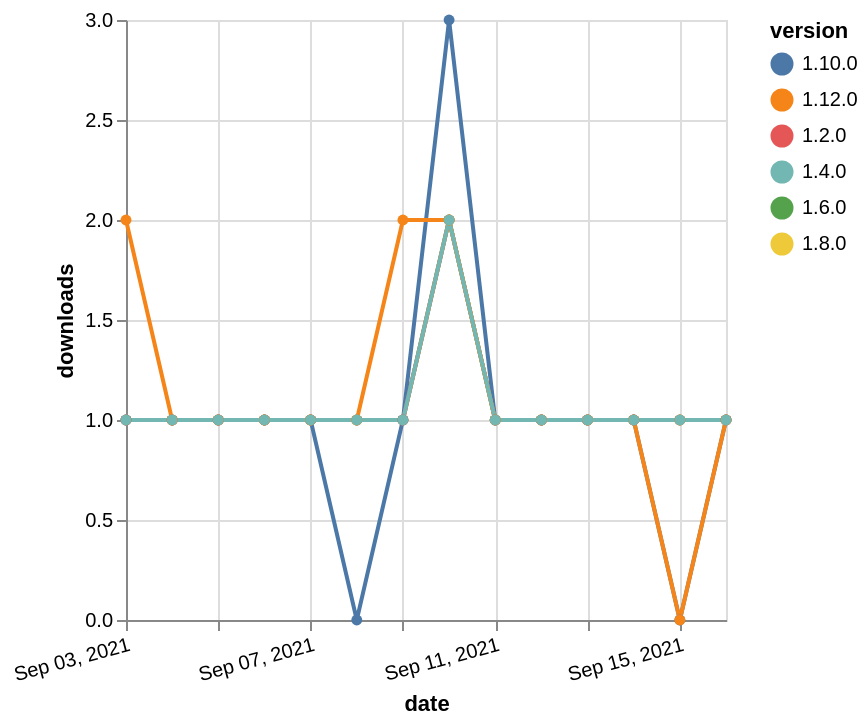

Vega-Lite specification for this chart:
### Vega-Lite specification from a JSON file in a GitHub repository (floating-point values rounded to 4 significant figures)
{"$schema": "https://vega.github.io/schema/vega-lite/v5.json", "description": "A simple bar chart with embedded data.", "data": {"values": [{"date": "2021-09-03", "total": 172, "delta": 1, "version": "1.6.0"}, {"date": "2021-09-04", "total": 173, "delta": 1, "version": "1.6.0"}, {"date": "2021-09-05", "total": 174, "delta": 1, "version": "1.6.0"}, {"date": "2021-09-06", "total": 175, "delta": 1, "version": "1.6.0"}, {"date": "2021-09-07", "total": 176, "delta": 1, "version": "1.6.0"}, {"date": "2021-09-08", "total": 177, "delta": 1, "version": "1.6.0"}, {"date": "2021-09-09", "total": 178, "delta": 1, "version": "1.6.0"}, {"date": "2021-09-10", "total": 180, "delta": 2, "version": "1.6.0"}, {"date": "2021-09-11", "total": 181, "delta": 1, "version": "1.6.0"}, {"date": "2021-09-12", "total": 182, "delta": 1, "version": "1.6.0"}, {"date": "2021-09-13", "total": 183, "delta": 1, "version": "1.6.0"}, {"date": "2021-09-14", "total": 184, "delta": 1, "version": "1.6.0"}, {"date": "2021-09-15", "total": 185, "delta": 1, "version": "1.6.0"}, {"date": "2021-09-16", "total": 186, "delta": 1, "version": "1.6.0"}, {"date": "2021-09-03", "total": 163, "delta": 1, "version": "1.8.0"}, {"date": "2021-09-04", "total": 164, "delta": 1, "version": "1.8.0"}, {"date": "2021-09-05", "total": 165, "delta": 1, "version": "1.8.0"}, {"date": "2021-09-06", "total": 166, "delta": 1, "version": "1.8.0"}, {"date": "2021-09-07", "total": 167, "delta": 1, "version": "1.8.0"}, {"date": "2021-09-08", "total": 168, "delta": 1, "version": "1.8.0"}, {"date": "2021-09-09", "total": 169, "delta": 1, "version": "1.8.0"}, {"date": "2021-09-10", "total": 171, "delta": 2, "version": "1.8.0"}, {"date": "2021-09-11", "total": 172, "delta": 1, "version": "1.8.0"}, {"date": "2021-09-12", "total": 173, "delta": 1, "version": "1.8.0"}, {"date": "2021-09-13", "total": 174, "delta": 1, "version": "1.8.0"}, {"date": "2021-09-14", "total": 175, "delta": 1, "version": "1.8.0"}, {"date": "2021-09-15", "total": 176, "delta": 1, "version": "1.8.0"}, {"date": "2021-09-16", "total": 177, "delta": 1, "version": "1.8.0"}, {"date": "2021-09-03", "total": 188, "delta": 1, "version": "1.10.0"}, {"date": "2021-09-04", "total": 189, "delta": 1, "version": "1.10.0"}, {"date": "2021-09-05", "total": 190, "delta": 1, "version": "1.10.0"}, {"date": "2021-09-06", "total": 191, "delta": 1, "version": "1.10.0"}, {"date": "2021-09-07", "total": 192, "delta": 1, "version": "1.10.0"}, {"date": "2021-09-08", "total": 192, "delta": 0, "version": "1.10.0"}, {"date": "2021-09-09", "total": 193, "delta": 1, "version": "1.10.0"}, {"date": "2021-09-10", "total": 196, "delta": 3, "version": "1.10.0"}, {"date": "2021-09-11", "total": 197, "delta": 1, "version": "1.10.0"}, {"date": "2021-09-12", "total": 198, "delta": 1, "version": "1.10.0"}, {"date": "2021-09-13", "total": 199, "delta": 1, "version": "1.10.0"}, {"date": "2021-09-14", "total": 200, "delta": 1, "version": "1.10.0"}, {"date": "2021-09-15", "total": 200, "delta": 0, "version": "1.10.0"}, {"date": "2021-09-16", "total": 201, "delta": 1, "version": "1.10.0"}, {"date": "2021-09-03", "total": 235, "delta": 1, "version": "1.2.0"}, {"date": "2021-09-04", "total": 236, "delta": 1, "version": "1.2.0"}, {"date": "2021-09-05", "total": 237, "delta": 1, "version": "1.2.0"}, {"date": "2021-09-06", "total": 238, "delta": 1, "version": "1.2.0"}, {"date": "2021-09-07", "total": 239, "delta": 1, "version": "1.2.0"}, {"date": "2021-09-08", "total": 240, "delta": 1, "version": "1.2.0"}, {"date": "2021-09-09", "total": 241, "delta": 1, "version": "1.2.0"}, {"date": "2021-09-10", "total": 243, "delta": 2, "version": "1.2.0"}, {"date": "2021-09-11", "total": 244, "delta": 1, "version": "1.2.0"}, {"date": "2021-09-12", "total": 245, "delta": 1, "version": "1.2.0"}, {"date": "2021-09-13", "total": 246, "delta": 1, "version": "1.2.0"}, {"date": "2021-09-14", "total": 247, "delta": 1, "version": "1.2.0"}, {"date": "2021-09-15", "total": 248, "delta": 1, "version": "1.2.0"}, {"date": "2021-09-16", "total": 249, "delta": 1, "version": "1.2.0"}, {"date": "2021-09-03", "total": 124, "delta": 2, "version": "1.12.0"}, {"date": "2021-09-04", "total": 125, "delta": 1, "version": "1.12.0"}, {"date": "2021-09-05", "total": 126, "delta": 1, "version": "1.12.0"}, {"date": "2021-09-06", "total": 127, "delta": 1, "version": "1.12.0"}, {"date": "2021-09-07", "total": 128, "delta": 1, "version": "1.12.0"}, {"date": "2021-09-08", "total": 129, "delta": 1, "version": "1.12.0"}, {"date": "2021-09-09", "total": 131, "delta": 2, "version": "1.12.0"}, {"date": "2021-09-10", "total": 133, "delta": 2, "version": "1.12.0"}, {"date": "2021-09-11", "total": 134, "delta": 1, "version": "1.12.0"}, {"date": "2021-09-12", "total": 135, "delta": 1, "version": "1.12.0"}, {"date": "2021-09-13", "total": 136, "delta": 1, "version": "1.12.0"}, {"date": "2021-09-14", "total": 137, "delta": 1, "version": "1.12.0"}, {"date": "2021-09-15", "total": 137, "delta": 0, "version": "1.12.0"}, {"date": "2021-09-16", "total": 138, "delta": 1, "version": "1.12.0"}, {"date": "2021-09-03", "total": 192, "delta": 1, "version": "1.4.0"}, {"date": "2021-09-04", "total": 193, "delta": 1, "version": "1.4.0"}, {"date": "2021-09-05", "total": 194, "delta": 1, "version": "1.4.0"}, {"date": "2021-09-06", "total": 195, "delta": 1, "version": "1.4.0"}, {"date": "2021-09-07", "total": 196, "delta": 1, "version": "1.4.0"}, {"date": "2021-09-08", "total": 197, "delta": 1, "version": "1.4.0"}, {"date": "2021-09-09", "total": 198, "delta": 1, "version": "1.4.0"}, {"date": "2021-09-10", "total": 200, "delta": 2, "version": "1.4.0"}, {"date": "2021-09-11", "total": 201, "delta": 1, "version": "1.4.0"}, {"date": "2021-09-12", "total": 202, "delta": 1, "version": "1.4.0"}, {"date": "2021-09-13", "total": 203, "delta": 1, "version": "1.4.0"}, {"date": "2021-09-14", "total": 204, "delta": 1, "version": "1.4.0"}, {"date": "2021-09-15", "total": 205, "delta": 1, "version": "1.4.0"}, {"date": "2021-09-16", "total": 206, "delta": 1, "version": "1.4.0"}]}, "width": "container", "mark": {"type": "line", "point": {"filled": true}}, "encoding": {"x": {"field": "date", "type": "temporal", "timeUnit": "yearmonthdate", "title": "date", "axis": {"labelAngle": -15}}, "y": {"field": "delta", "type": "quantitative", "title": "downloads"}, "color": {"field": "version", "type": "nominal"}, "tooltip": {"field": "delta"}}}
